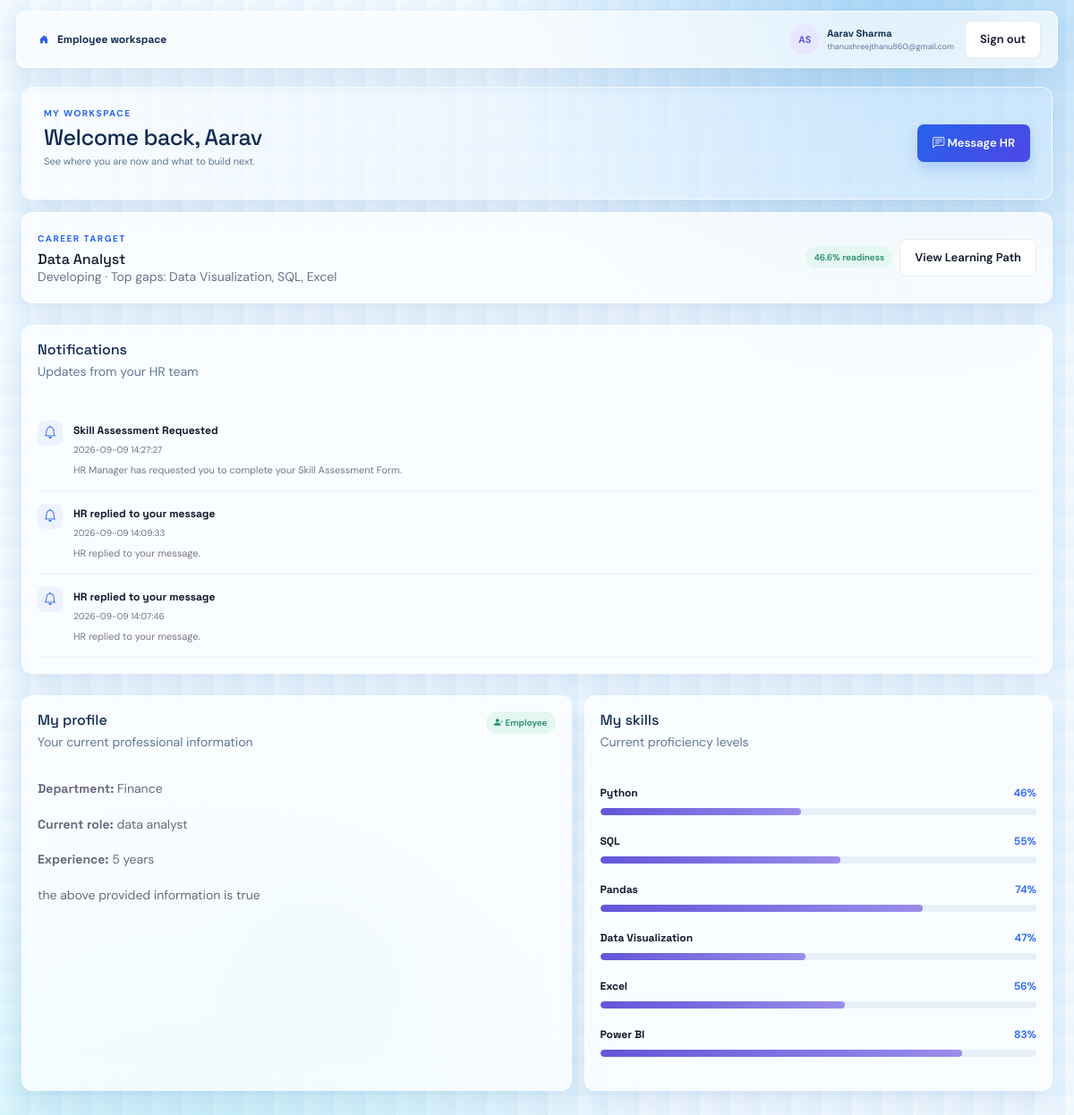
The app's page /employee/dashboard (signed in) with its own data.
### tables this page shows
CREATE TABLE employees (id INTEGER PRIMARY KEY AUTOINCREMENT, name TEXT NOT NULL, email TEXT NOT NULL UNIQUE, department TEXT NOT NULL, experience INTEGER NOT NULL DEFAULT 1, profile TEXT DEFAULT '', created_at TEXT DEFAULT CURRENT_TIMESTAMP, current_role TEXT DEFAULT '', password_hash TEXT DEFAULT '');

CREATE TABLE roles (id INTEGER PRIMARY KEY AUTOINCREMENT, name TEXT NOT NULL UNIQUE, description TEXT DEFAULT '');

CREATE TABLE notifications (
        id INTEGER PRIMARY KEY AUTOINCREMENT,
        recipient_id INTEGER,
        recipient_role TEXT NOT NULL CHECK(recipient_role IN ('Employee', 'HR')),
        title TEXT NOT NULL,
        message TEXT NOT NULL,
        created_at TEXT NOT NULL DEFAULT CURRENT_TIMESTAMP,
        is_read INTEGER NOT NULL DEFAULT 0 CHECK(is_read IN (0, 1))
    );

CREATE TABLE employee_skills (employee_id INTEGER NOT NULL REFERENCES employees(id) ON DELETE CASCADE, skill_id INTEGER NOT NULL REFERENCES skills(id) ON DELETE CASCADE, proficiency INTEGER NOT NULL CHECK(proficiency BETWEEN 0 AND 100), experience TEXT DEFAULT '', PRIMARY KEY(employee_id, skill_id));

CREATE TABLE skills (id INTEGER PRIMARY KEY AUTOINCREMENT, name TEXT NOT NULL UNIQUE, description TEXT DEFAULT '');

### app.py (the view)
@app.route("/employee/dashboard")
def employee_dashboard():
    employee = employee_from_session()
    if not employee:
        return redirect(url_for("login", next=request.path))
    employee = row("SELECT id, name, email, department, experience, current_role, profile FROM employees WHERE id=?", (employee["id"],))
    assessment = row("SELECT * FROM assessment_requests WHERE employee_id=? AND status='Pending' ORDER BY created_at DESC, id DESC LIMIT 1", (employee["id"],))
    notifications = rows("SELECT * FROM notifications WHERE recipient_role='Employee' AND recipient_id=? ORDER BY created_at DESC, id DESC LIMIT 10", (employee["id"],))
    completed = row("SELECT id FROM assessment_requests WHERE employee_id=? AND status IN ('Completed','Reviewed') ORDER BY id DESC LIMIT 1", (employee["id"],))
    profile = row("SELECT target_role_id FROM employee_profiles WHERE employee_id=?", (employee["id"],))
    target_role = row("SELECT * FROM roles WHERE id=?", (profile["target_role_id"],)) if profile and profile["target_role_id"] else None
    result = analyze(employee["id"], target_role["id"]) if completed and target_role else None
    employee_path = learning_path(employee["id"], target_role["id"]) if result else []
    return render_template("employee_dashboard.html", employee=employee, skills=employee_skills(employee["id"]), assessment=assessment, employee_notifications=notifications, target_role=target_role, employee_result=result, employee_path=employee_path)

### app.py (called while the page is built)
@app.context_processor
def inject_globals():
    return {"nav_employee_count": row("SELECT COUNT(*) AS count FROM employees")["count"], "notifications": notifications_data()}

def employee_from_session():
    if not session.get("employee_authenticated") or not session.get("employee_id"):
        return None
    return row("SELECT id, name, email FROM employees WHERE id=?", (session["employee_id"],))

### database.py (called while the page is built)
def connect():
    DB_PATH.parent.mkdir(exist_ok=True)
    connection = sqlite3.connect(DB_PATH)
    connection.row_factory = sqlite3.Row
    connection.execute("PRAGMA foreign_keys = ON")
    return connection

def rows(query, params=()):
    db = connect()
    result = [dict(row) for row in db.execute(query, params).fetchall()]
    db.close()
    return result

def row(query, params=()):
    db = connect()
    result = db.execute(query, params).fetchone()
    db.close()
    return dict(result) if result else None

### services/analysis.py (called while the page is built)
def employee_skills(employee_id):
    return {item["name"]: item["proficiency"] for item in rows("SELECT s.name, es.proficiency FROM employee_skills es JOIN skills s ON s.id = es.skill_id WHERE es.employee_id = ?", (employee_id,))}

def role_skills(role_id):
    return rows("SELECT s.name, rs.required_level FROM role_skills rs JOIN skills s ON s.id = rs.skill_id WHERE rs.role_id = ? ORDER BY rs.required_level DESC", (role_id,))

def gap_status(gap):
    if gap <= 0: return "Ready"
    if gap <= GAP_THRESHOLDS["low"]: return "Low Gap"
    if gap <= GAP_THRESHOLDS["medium"]: return "Medium Gap"
    return "Critical Gap"

def readiness_label(readiness):
    if readiness >= READINESS_THRESHOLDS["highly_ready"]: return "Highly Ready"
    if readiness >= READINESS_THRESHOLDS["moderately_ready"]: return "Moderately Ready"
    if readiness >= READINESS_THRESHOLDS["developing"]: return "Developing"
    return "Needs Development"

### templates/employee_dashboard.html
<!doctype html><html lang="en"><head><meta charset="utf-8"><meta name="viewport" content="width=device-width,initial-scale=1"><title>Employee dashboard | SkillPath AI</title><link href="https://cdn.jsdelivr.net/npm/bootstrap@5.3.3/dist/css/bootstrap.min.css" rel="stylesheet"><link href="https://cdn.jsdelivr.net/npm/bootstrap-icons@1.11.3/font/bootstrap-icons.min.css" rel="stylesheet"><link href="https://fonts.googleapis.com/css2?family=DM+Sans:wght@400;500;600;700&family=Space+Grotesk:wght@500;600;700&display=swap" rel="stylesheet"><link rel="stylesheet" href="{{ url_for('static', filename='css/style.css') }}"><link rel="stylesheet" href="{{ url_for('static', filename='css/reference-theme.css') }}"></head><body><main class="main-content"><header class="topbar"><div class="crumb"><i class="bi bi-house-door-fill crumb-home"></i><strong>Employee workspace</strong></div><div class="top-actions"><div class="user-profile"><div class="avatar">{{ employee.name[:1] }}{{ employee.name.split()[-1][:1] }}</div><div><strong>{{ employee.name }}</strong><small>{{ employee.email }}</small></div></div><a class="btn btn-light btn-sm" href="{{ url_for('logout') }}">Sign out</a></div></header><div class="page-content"><div class="page-heading"><div><span class="eyebrow">MY WORKSPACE</span><h1>Welcome back, {{ employee.name.split()[0] }}</h1><p class="muted">See where you are now and what to build next.</p></div><a class="btn btn-primary" href="{{ url_for('employee_messages') }}"><i class="bi bi-chat-left-text"></i> Message HR</a></div>{% with alerts = get_flashed_messages(with_categories=true) %}{% for category, text in alerts %}<div class="alert alert-{{ category }}" role="alert">{{ text }}</div>{% endfor %}{% endwith %}{% if employee_result and target_role %}<section class="panel mb-4"><div class="d-flex align-items-center justify-content-between gap-3 flex-wrap"><div><span class="eyebrow">CAREER TARGET</span><h3 class="mt-1">{{ target_role.name }}</h3><p class="muted mb-0">{{ employee_result.readiness_label }} · Top gaps: {{ employee_result.weak_skills[:3]|join(', ') or 'None' }}</p></div><div class="d-flex align-items-center gap-2"><span class="status ready">{{ employee_result.readiness }}% readiness</span><a class="btn btn-light" href="{{ url_for('employee_learning_path') }}">View Learning Path</a></div></div></section>{% endif %}{% if assessment %}<section class="panel mb-4"><div class="d-flex align-items-center justify-content-between gap-3 flex-wrap"><div><span class="eyebrow">SKILL DEVELOPMENT</span><h3 class="mt-1">Skill Assessment Request</h3><p class="muted mb-0">Your HR has requested you to complete a Skill Assessment.</p></div><div class="d-flex align-items-center gap-2"><span class="status medium-gap">{{ assessment.status }}</span><a class="btn btn-primary" href="{{ url_for('employee_assessment') }}"><i class="bi bi-clipboard-check"></i> Complete Assessment</a></div></div></section>{% endif %}{% if employee_notifications %}<section class="panel mb-4"><div class="panel-header"><div><h3>Notifications</h3><p class="muted">Updates from your HR team</p></div></div>{% for item in employee_notifications %}<div class="recommendation"><span class="notification-icon"><i class="bi bi-bell"></i></span><div><strong>{{ item.title }}</strong><small>{{ item.created_at }}</small><p>{{ item.message }}</p></div></div>{% endfor %}</section>{% endif %}<div class="dashboard-grid"><section class="panel profile-summary"><div class="panel-header"><div><h3>My profile</h3><p class="muted">Your current professional information</p></div><span class="soft-badge"><i class="bi bi-person-check-fill"></i> Employee</span></div><p><strong>Department:</strong> {{ employee.department }}</p><p><strong>Current role:</strong> {{ employee.current_role }}</p><p><strong>Experience:</strong> {{ employee.experience }} years</p><p>{{ employee.profile }}</p></section><section class="panel"><div class="panel-header"><div><h3>My skills</h3><p class="muted">Current proficiency levels</p></div></div>{% for name, level in skills.items() %}<div class="skill-bar"><div><strong>{{ name }}</strong><span>{{ level }}%</span></div><div class="progress"><span style="width:{{ level }}%"></span></div></div>{% else %}<p class="muted">No skills have been mapped yet.</p>{% endfor %}</section></div></div></main></body></html>

### static/css/reference-theme.css (style rules this page uses)
:root { --ref-navy: #0b2347; --ref-blue: #2563eb; --ref-indigo: #4f46e5; --ref-cyan: #06b6d4; --ref-ice: #eef7ff; --ref-ink: #102a52; --ref-muted: #607796; --ref-glass: rgba(255, 255, 255, .72); --ref-border: rgba(255, 255, 255, .78); --ref-shadow: 0 12px 28px rgba(35, 92, 156, .12); }
body { position: relative; overflow-x: hidden; background-color: #eaf5ff; background-image: radial-gradient(circle at 84% -4%, rgba(82, 170, 235, .48), transparent 29%), radial-gradient(circle at 18% 110%, rgba(30, 205, 223, .22), transparent 32%), linear-gradient(120deg, rgba(255, 255, 255, .6), rgba(214, 237, 255, .42)); background-attachment: fixed; }
body::before { content: ""; position: fixed; z-index: -1; inset: 0; pointer-events: none; opacity: .28; background-image: linear-gradient(rgba(255, 255, 255, .36) 1px, transparent 1px), linear-gradient(90deg, rgba(71, 144, 207, .12) 1px, transparent 1px); background-size: 42px 42px; mask-image: linear-gradient(to bottom, black, transparent 82%); }
.main-content { min-width: 0; }
.topbar { height: 64px; margin: 12px 18px 0; padding: 0 18px; border: 1px solid var(--ref-border); border-radius: 11px; background: rgba(255, 255, 255, .66); backdrop-filter: blur(18px); -webkit-backdrop-filter: blur(18px); box-shadow: var(--ref-shadow); }
.crumb { color: var(--ref-muted); display: flex; align-items: center; gap: 8px; }
.crumb-home { color: var(--ref-blue); margin: 0 2px 0 7px !important; }
.crumb strong { color: var(--ref-ink); }
.top-actions { gap: 12px; }
.user-profile { display: flex; align-items: center; gap: 8px; padding-left: 4px; color: var(--ref-ink); }
.user-profile strong, .user-profile small { display: block; }
.user-profile strong { font-size: 11px; }
.user-profile small { color: var(--ref-muted); font-size: 9px; }
.page-content { padding: 21px 24px 38px; max-width: 1500px; }
.page-heading { margin: 0 0 14px; padding: 17px 24px; min-height: 70px; align-items: center; border: 1px solid rgba(255, 255, 255, .8); border-radius: 12px; background: linear-gradient(100deg, rgba(255,255,255,.68), rgba(207,232,255,.58)); box-shadow: var(--ref-shadow); }
.page-heading h1 { color: var(--ref-ink); font-size: 25px; margin: 2px 0 4px; }
.page-heading p { color: var(--ref-muted); font-size: 11px; }
.eyebrow { color: var(--ref-blue); }
.metric-card, .panel, .role-card, .resource-card, .profile-hero, .table-panel { border: 1px solid var(--ref-border); border-radius: 12px; background: var(--ref-glass); backdrop-filter: blur(15px); -webkit-backdrop-filter: blur(15px); box-shadow: var(--ref-shadow); }
.dashboard-grid { gap: 14px; margin-bottom: 14px; }
.panel { padding: 17px; }
.panel-header { margin-bottom: 13px; }
.panel-header h3 { color: var(--ref-ink); }
.panel-header p { color: var(--ref-muted); }
.progress { background: rgba(129,171,210,.16); }
.progress span { background: linear-gradient(90deg, #4c8df7, #36c8be); }
.btn-primary { background: linear-gradient(135deg, var(--ref-blue), var(--ref-indigo)); border-color: transparent; box-shadow: 0 7px 15px rgba(37,99,235,.23); }

### records on screen
employees: name "A", name "S", name "Aarav Sharma", email "thanushreejthanu860@gmail.com", name "Aarav", department "Finance", current_role "data analyst", experience "5", profile "the above provided information is true"
roles: name "Data Analyst"
notifications: title "Skill Assessment Requested", created_at "2026-09-09 14:27:27", message "HR Manager has requested you to complete your Skill Assessment Form."
notifications: title "HR replied to your message", created_at "2026-09-09 14:09:33", message "HR replied to your message."
notifications: title "HR replied to your message", created_at "2026-09-09 14:07:46", message "HR replied to your message."
employee_skills: name "Python", proficiency "46"
employee_skills: name "SQL", proficiency "55"
employee_skills: name "Pandas", proficiency "74"
employee_skills: name "Data Visualization", proficiency "47"
employee_skills: name "Excel", proficiency "56"
employee_skills: name "Power BI", proficiency "83"

### other values on screen
{{ employee_result.readiness_label }} "Developing"
{{ employee_result.weak_skills[:3]|join(', ') or 'None' }} "Data Visualization, SQL, Excel"
{{ employee_result.readiness }} "46.6"
